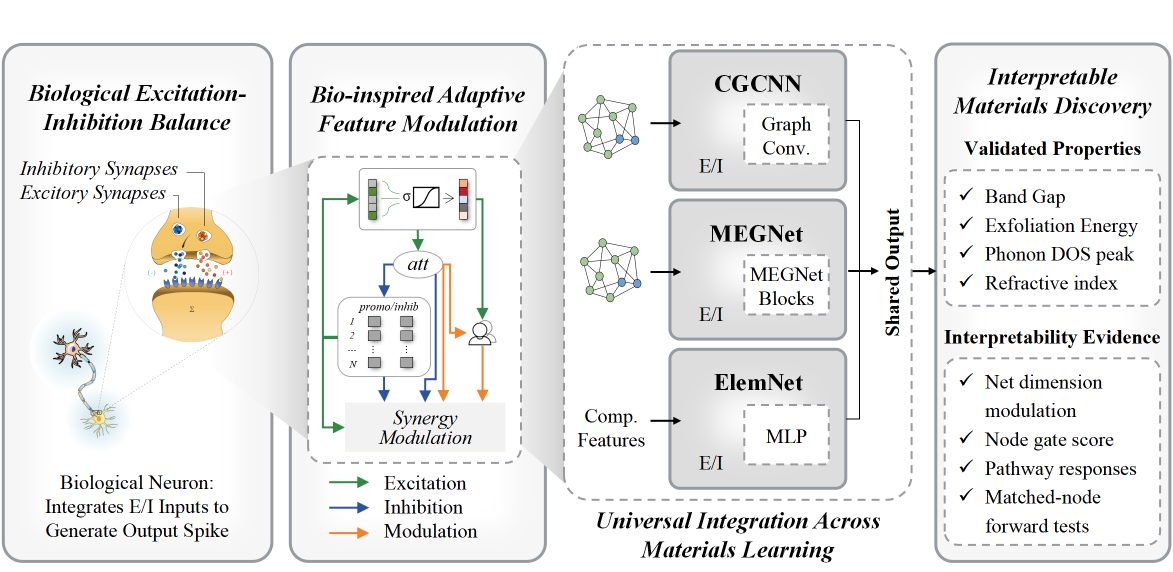
#> input picture figures/data/original_artwork/Manuscript_image1.png, 2345 x 1144 px (shown at 1/2 size)
$ python fig1_jpcl.py
#> lines starting #> are read from the running program, lines starting #| are printed output that depends on the picture
"""Fig. 1 built on the original submission Fig. 1: panels (a) and (b) reuse the original artwork (neuron and E/I feature
modulation) with the serif labels replaced in Arial and the spelling corrected; panels (c) and (d) add the environment
gate, prediction and interventions as vector graphics.
Original artwork: original_submission/Manuscript.docx, word/media/image1.tiff, stored losslessly as
data/original_artwork/Manuscript_image1.png (RGBA, pixel-identical)."""
from pathlib import Path
import numpy as np
import matplotlib
matplotlib.use('Agg')
import matplotlib.pyplot as plt
plt.rcParams["pdf.fonttype"] = 42   # embed TrueType fonts in PDF output
from matplotlib.patches import Circle, Rectangle, FancyArrowPatch, FancyBboxPatch
from PIL import Image, ImageDraw

HERE = Path(__file__).resolve().parent
DATA = HERE / 'data'; OUT = HERE / 'output'; OUT.mkdir(exist_ok=True)
plt.rcParams.update({'font.family': 'Arial', 'mathtext.fontset': 'custom', 'mathtext.rm': 'Arial',
                     'mathtext.it': 'Arial:italic', 'mathtext.bf': 'Arial:bold', 'font.size': 8})
INK, AL, S_, SUB = '#2b2b2b', '#9aa5b1', '#d9a441', '#2e8b74'
EXC, INH, MOD = '#c25e3a', '#3f6e9a', '#d49a2e'        # arrow colors of the original artwork

# --- original artwork (from the frozen original submission) -----------------------------------------------
src = Image.open(DATA / 'original_artwork' / 'Manuscript_image1.png').convert('RGBA')
#> src is the input picture: PIL image 2345x1144 RGBA; mean R, G, B, A 235.4, 235.3, 234.6, 255
bg = Image.new('RGBA', src.size, 'white'); bg.alpha_composite(src); src = bg.convert('RGB')
#> after `bg = Image.new('RGBA', src.size, 'white')`: bg: PIL image 2345x1144 RGBA; every value is 255
k = 1.1725
p1 = src.crop((int(15 * k), int(250 * k), int(15 * k) + 515, int(800 * k)))
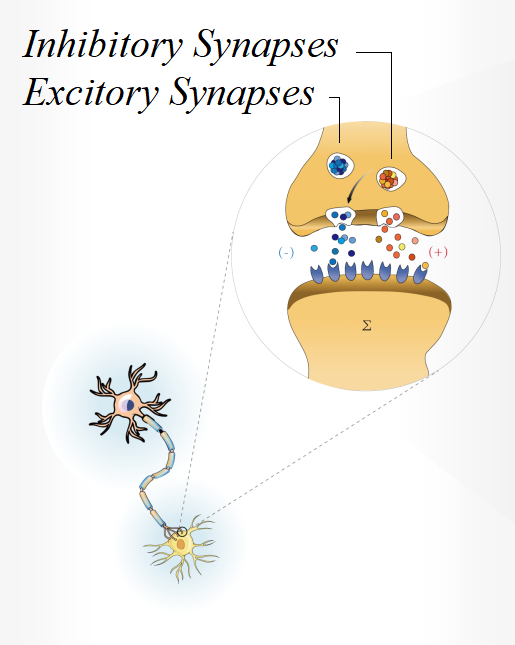
#> p1: PIL image 515x645 RGB; mean R, G, B 243.8, 241.2, 235.1
p2 = src.crop((int(540 * k), int(275 * k), int(540 * k) + 396, int(785 * k)))
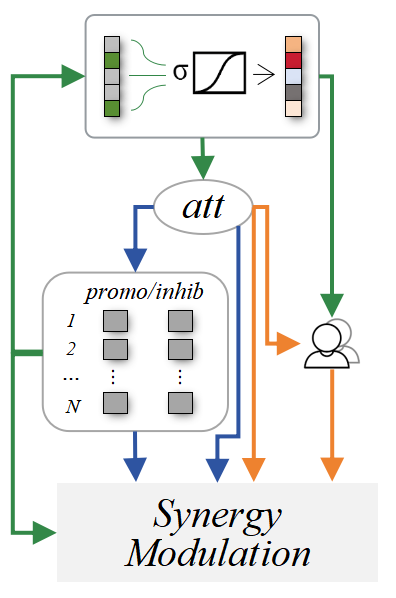
#> p2: PIL image 396x598 RGB; mean R, G, B 238, 238.5, 236.9
a_ = np.asarray(p1).astype(int)                                # flatten the grey panel gradient of the original box
sat = a_.max(axis=2) - a_.min(axis=2); lo = a_.min(axis=2)
#> after `sat = a_.max(axis=2) - a_.min(axis=2)`:
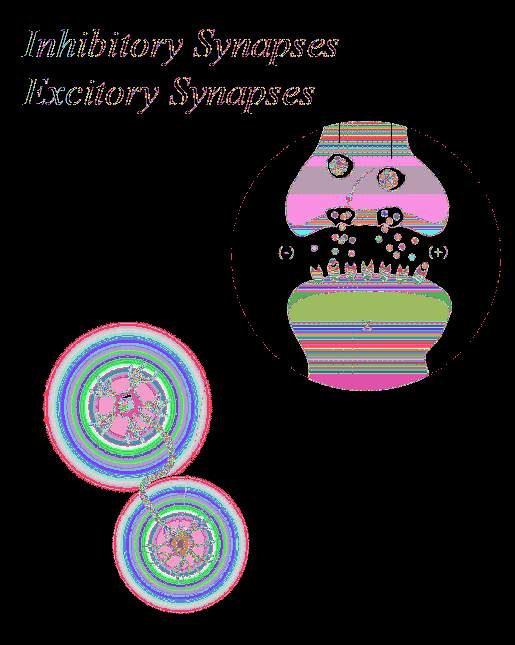
#> sat: shape (645, 515) int64; 208 distinct labels, from 0 to 233; one colour per label, 0 black
#> after `lo = a_.min(axis=2)`:
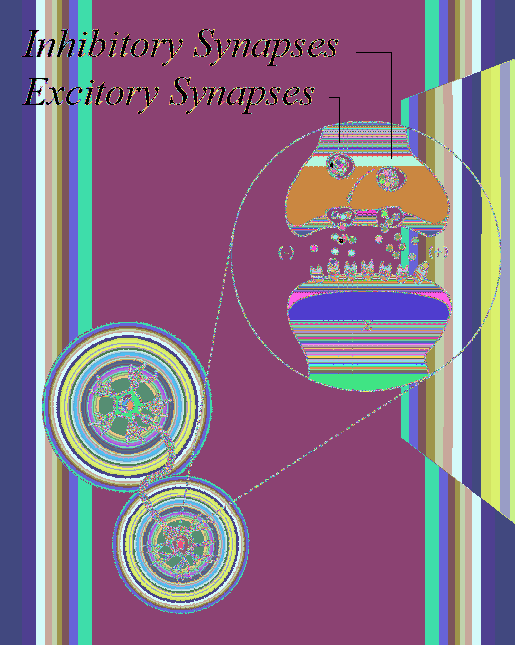
#> lo: shape (645, 515) int64; 256 distinct labels, from 0 to 255; one colour per label, 0 black
w = (np.clip((lo - 214) / 14, 0, 1) * np.clip((14 - sat) / 10, 0, 1))[..., None]   # soft mask, keeps the glows
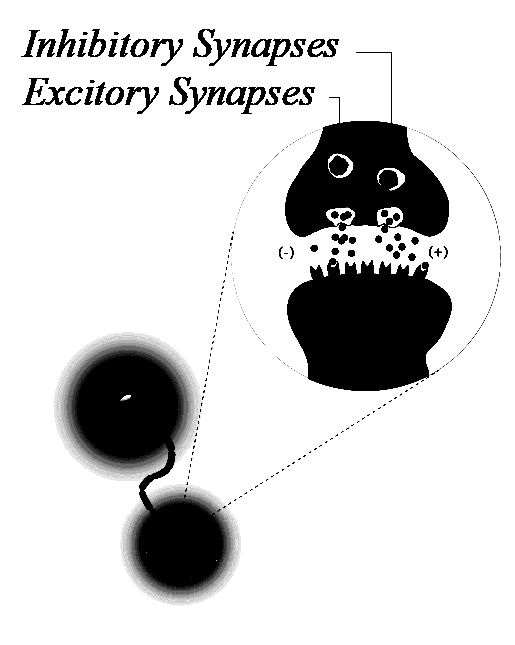
#> w: shape (645, 515, 1) float64; min 0, max 1, mean 0.828
a_ = a_ * (1 - w) + 255 * w; p1 = Image.fromarray(a_.round().astype('uint8'))
d1 = ImageDraw.Draw(p1)
d1.rectangle((0, 18, 352, 114), fill='white')   # serif labels: misspelt and attached to the wrong leader lines
d1.rectangle((274, 243, 298, 261), fill='white'); d1.rectangle((424, 243, 451, 261), fill='white')   # serif (-) and (+)
_a = np.asarray(p1).astype(float)                                # serif Sigma: fill with the local soma color
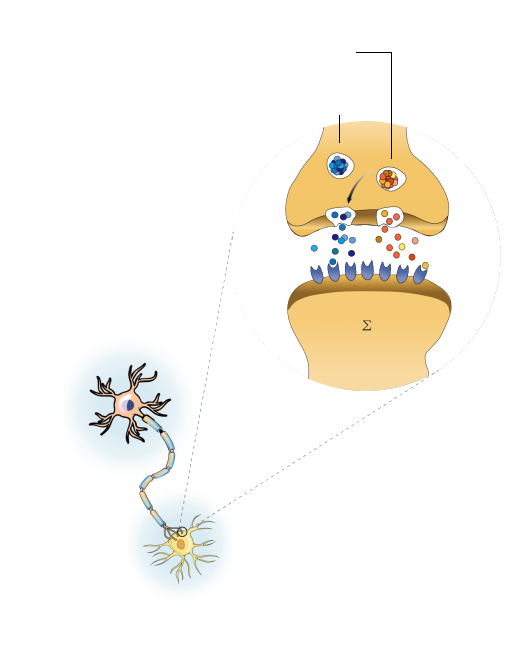
#> _a: shape (645, 515, 3) float64; mean R, G, B 249.3, 246.5, 240.4
_ring = np.concatenate([_a[316:335, 354:357].reshape(-1, 3), _a[316:335, 374:377].reshape(-1, 3)])
d1.rectangle((356, 317, 375, 334), fill=tuple(int(v) for v in _ring.mean(axis=0)))
fig = plt.figure(figsize=(7.0, 2.3))
def img_ax(rect, im):
    a = fig.add_axes(rect); a.imshow(im, interpolation='lanczos'); a.axis('off'); return a
a1 = img_ax([0.0, 0.0, 0.25, 0.9], p1)
a1.text(350, 50, 'Excitatory', fontsize=7.5, ha='right', va='center')
a1.text(324, 97, 'Inhibitory', fontsize=7.5, ha='right', va='center')
a1.plot([329, 341], [97, 97], color=INK, lw=0.5); a1.plot([341, 341], [97, 125], color=INK, lw=0.5)
a1.text(286, 252, '\u2212', fontsize=7.5, ha='center', va='center', color=INH)
a1.text(437, 252, '+', fontsize=7.5, ha='center', va='center', color=EXC)
a1.text(365, 325, r'$\Sigma$', fontsize=7, ha='center', va='center', color=INK)
# --- vector panels (c) and (d) ----------------------------------------------------------------------------
ax = fig.add_axes([0.27, 0.0, 0.73, 1.0]); ax.set_xlim(0, 160); ax.set_ylim(0, 70); ax.axis('off'); ax.set_aspect('equal')
def arrow(p0, p1_, color=INK, lw=0.8, rad=0.0, ms=8):
    ax.add_patch(FancyArrowPatch(p0, p1_, arrowstyle='-|>', mutation_scale=ms, color=color, lw=lw,
                                 connectionstyle=f'arc3,rad={rad}', shrinkA=0, shrinkB=0))
ox, oy, d = 6, 30, 8.0
pos = []
for r in range(5):
    for c in range(6):
        x = ox + c * d + (r % 2) * d / 2; y = oy + r * d * 0.866
        if x > 52: continue
        pos.append((x, y, 'S' if (r + c) % 2 else 'Al'))
ci = (ox + 3 * d, oy + 2 * d * 0.866)
ax.add_patch(Circle(ci, 1.75 * d, fc='#eef3f6', ec=INK, lw=0.7, ls=(0, (3, 2)), zorder=0))
for x, y, el in pos:
    near = np.hypot(x - ci[0], y - ci[1])
    fc = AL if el == 'Al' else S_
    if abs(near - d) < 0.5 and x < ci[0] and y > ci[1]: fc = SUB          # one substituted neighbor
    if near < 0.5: fc = AL
    ax.add_patch(Circle((x, y), 2.6 if el == 'Al' else 2.2, fc=fc, ec='white', lw=0.5, zorder=2))
ax.add_patch(Circle(ci, 3.8, fc='none', ec=INK, lw=1.0, zorder=3))
ax.text(ci[0] + 3.2, ci[1] - 5.0, r'$i$', fontsize=8.5, zorder=4)
ax.text(ci[0] + 1.75 * d * 0.7, ci[1] + 1.75 * d * 0.78, r'$c_i$', fontsize=8.5)
sx, sy = 8, 9
JD = 13                                                         # N_d channel index (Table S3)
for kk in range(20):
    ax.add_patch(Rectangle((sx + kk * 2.1, sy), 1.6, 5, fc='#17374b' if kk == JD else AL, ec='none'))
ax.text(sx + JD * 2.1 + 0.8, sy - 1.2, r'$N_d$', ha='center', va='top', fontsize=7.5, color='#17374b')
ax.text(sx + 20 * 2.1 + 1.5, sy + 2.5, r'$x_i$', va='center', fontsize=8.5)
arrow((ci[0], ci[1] - 1.75 * d - 1), (ci[0], sy + 6.5))
gx, gy = 70, 48
rng = np.random.default_rng(3); g = np.clip(rng.normal(0, 0.45, 20), -0.9, 0.9)
ax.plot([gx - 1, gx + 20 * 1.9], [gy, gy], color=INK, lw=0.6, ls='--')
for kk, v in enumerate(g):
    ax.add_patch(Rectangle((gx + kk * 1.9, gy if v > 0 else gy + v * 10), 1.4, abs(v) * 10, fc=EXC if v > 0 else INH, ec='none'))
vj = g[JD]
ax.add_patch(Rectangle((gx + JD * 1.9 - 0.45, min(0, vj) * 10 + gy - 0.45), 2.3, abs(vj) * 10 + 0.9, fc='none', ec='#17374b', lw=0.6, zorder=3))
ax.text(gx + JD * 1.9 + 0.7, gy + vj * 10 + (1.6 if vj > 0 else -1.6), r'$N_d$', ha='center', va='bottom' if vj > 0 else 'top', fontsize=7.5, color='#17374b')
ax.text(gx + 20 * 1.9 + 1.5, gy, r'$g_{ij}$', va='center', fontsize=8.5)
arrow((sx + 47, sy + 2.5), (gx - 2, gy - 8), rad=0.25)
arrow((ci[0] + 1.75 * d + 1, ci[1] + 2), (gx - 2, gy + 3), rad=-0.15)
nx, ny = 138, 48
nodes = [(nx, ny)] + [(nx + 6 * np.cos(a), ny + 6 * np.sin(a)) for a in np.radians([90, 162, 234, 306, 18])]
for a_ in range(len(nodes)):
    for b_ in range(a_ + 1, len(nodes)):
        if a_ == 0 or abs(a_ - b_) in (1, 4):
            ax.plot([nodes[a_][0], nodes[b_][0]], [nodes[a_][1], nodes[b_][1]], color=INK, lw=0.6)
for p in nodes: ax.add_patch(Circle(p, 1.6, fc=AL, ec='none'))
arrow((gx + 20 * 1.9 + 8, gy), (nx - 8.5, gy))
arrow((nx + 8.5, ny), (nx + 14, ny))
ax.text(nx + 15, ny, r'$F$', va='center', fontsize=9.5)
iy = 17
ax.add_patch(FancyBboxPatch((70, iy - 7), 84, 14, boxstyle='round,pad=0.6,rounding_size=2.5', fc='#f2f2f2', ec='none'))
ax.add_patch(Rectangle((75, iy - 4), 1.7, 7, fc=EXC, ec='none'))
ax.add_patch(Rectangle((75, iy - 4), 1.7, 3, fc='white', ec=INK, lw=0.4, ls=(0, (1, 1))))
ax.text(79.5, iy, r'$g_{ij}\leftarrow g^{\mathrm{P}}_{ij}$', va='center', fontsize=8.5)
for kk in range(3):
    ax.add_patch(Rectangle((116 + kk * 2.4, iy - 4), 1.7, 7, fc='#c9cfd6', ec='none'))
    ax.plot([115.6 + kk * 2.4, 118.1 + kk * 2.4], [iy - 4, iy + 3], color=INK, lw=0.7)
ax.text(124.5, iy, r'$g_{ij}\rightarrow 1$', va='center', fontsize=8.5)
arrow((nx, ny - 8), (nx - 8, iy + 8.5), rad=-0.2, color='#8a8a8a', lw=0.6)
for x, s in ((0.005, '(a)'), (0.275, '(b)'), (0.655, '(c)')):
    fig.text(x, 0.93, s, fontsize=9, fontweight='bold', va='bottom')
for ext in ('png', 'pdf'):
    fig.savefig(OUT / f'Figure_1_JPCL.{ext}', dpi=600, bbox_inches='tight', pad_inches=0.03)
#> this loop made 2 passes
#> pass 1, `fig.savefig(OUT / f'Figure_1_JPCL.{ext}', dpi=600, bbox_inches='tight'..`:
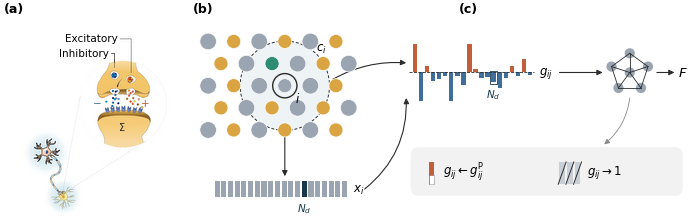
#> figure drawn by matplotlib, 2 panels
